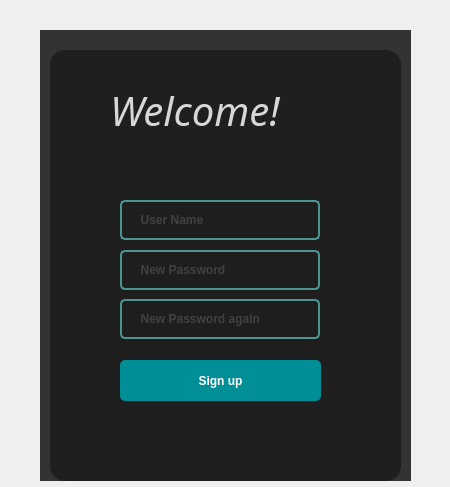
<?xml version="1.0" encoding="UTF-8"?>
<ui version="4.0">
 <class>Form</class>
 <widget class="QWidget" name="Form">
  <property name="geometry">
   <rect>
    <x>0</x>
    <y>0</y>
    <width>450</width>
    <height>487</height>
   </rect>
  </property>
  <property name="windowTitle">
   <string>Form</string>
  </property>
  <widget class="QLabel" name="label_2">
   <property name="geometry">
    <rect>
     <x>40</x>
     <y>30</y>
     <width>371</width>
     <height>451</height>
    </rect>
   </property>
   <property name="styleSheet">
    <string notr="true">background-color: rgb(51, 51, 51);</string>
   </property>
   <property name="text">
    <string/>
   </property>
  </widget>
  <widget class="QLabel" name="label_3">
   <property name="geometry">
    <rect>
     <x>50</x>
     <y>50</y>
     <width>351</width>
     <height>431</height>
    </rect>
   </property>
   <property name="styleSheet">
    <string notr="true">background-color:rgba(0, 0, 0, 100);
border-radius:15px;</string>
   </property>
   <property name="text">
    <string/>
   </property>
  </widget>
  <widget class="QLabel" name="label_5">
   <property name="geometry">
    <rect>
     <x>110</x>
     <y>80</y>
     <width>221</width>
     <height>61</height>
    </rect>
   </property>
   <property name="font">
    <font>
     <family>Segoe UI Semibold</family>
     <pointsize>30</pointsize>
     <weight>7</weight>
     <italic>true</italic>
     <bold>false</bold>
    </font>
   </property>
   <property name="styleSheet">
    <string notr="true">color:rgba(255, 255, 255, 210);
font: 63 italic 30pt &quot;Segoe UI Semibold&quot;;
</string>
   </property>
   <property name="text">
    <string>Welcome!</string>
   </property>
  </widget>
  <widget class="QLineEdit" name="lineEdit">
   <property name="geometry">
    <rect>
     <x>120</x>
     <y>200</y>
     <width>200</width>
     <height>40</height>
    </rect>
   </property>
   <property name="font">
    <font>
     <weight>75</weight>
     <bold>true</bold>
    </font>
   </property>
   <property name="styleSheet">
    <string notr="true">QLineEdit {
	border: 2px solid rgb(74, 148, 146);
	border-radius: 5px;
	padding: 10px;
	background-color: rgb(30, 30, 30);	
	color: rgb(100, 100, 100);
}
QLineEdit:hover {
	border: 2px solid rgb(153, 255, 240);

}
QLineEdit:focus {
	border: 2px solid rgb(255, 255, 0);

	color: rgb(250, 250, 250);
}</string>
   </property>
   <property name="placeholderText">
    <string>  User Name</string>
   </property>
  </widget>
  <widget class="QLineEdit" name="lineEdit_2">
   <property name="geometry">
    <rect>
     <x>120</x>
     <y>250</y>
     <width>200</width>
     <height>40</height>
    </rect>
   </property>
   <property name="font">
    <font>
     <weight>75</weight>
     <bold>true</bold>
    </font>
   </property>
   <property name="styleSheet">
    <string notr="true">QLineEdit {
	border: 2px solid rgb(74, 148, 146);
	border-radius: 5px;
	padding: 10px;
	background-color: rgb(30, 30, 30);	
	color: rgb(100, 100, 100);
}
QLineEdit:hover {
	border: 2px solid rgb(153, 255, 240);

}
QLineEdit:focus {
	border: 2px solid rgb(255, 255, 0);

	color: rgb(250, 250, 250);
}</string>
   </property>
   <property name="echoMode">
    <enum>QLineEdit::Password</enum>
   </property>
   <property name="placeholderText">
    <string>  New Password</string>
   </property>
  </widget>
  <widget class="QLineEdit" name="lineEdit_3">
   <property name="geometry">
    <rect>
     <x>120</x>
     <y>299</y>
     <width>200</width>
     <height>40</height>
    </rect>
   </property>
   <property name="font">
    <font>
     <weight>75</weight>
     <bold>true</bold>
    </font>
   </property>
   <property name="styleSheet">
    <string notr="true">QLineEdit {
	border: 2px solid rgb(74, 148, 146);
	border-radius: 5px;
	padding: 10px;
	background-color: rgb(30, 30, 30);	
	color: rgb(100, 100, 100);
}
QLineEdit:hover {
	border: 2px solid rgb(153, 255, 240);

}
QLineEdit:focus {
	border: 2px solid rgb(255, 255, 0);

	color: rgb(250, 250, 250);
}</string>
   </property>
   <property name="inputMask">
    <string/>
   </property>
   <property name="text">
    <string/>
   </property>
   <property name="echoMode">
    <enum>QLineEdit::Password</enum>
   </property>
   <property name="placeholderText">
    <string>  New Password again</string>
   </property>
  </widget>
  <widget class="QPushButton" name="pushButton_7">
   <property name="geometry">
    <rect>
     <x>120</x>
     <y>360</y>
     <width>201</width>
     <height>41</height>
    </rect>
   </property>
   <property name="font">
    <font>
     <weight>75</weight>
     <bold>true</bold>
    </font>
   </property>
   <property name="styleSheet">
    <string notr="true">QPushButton {
	border-radius: 5px;	
	color:rgb(255,255,255);
	background-color: rgb(51,51,51);
	background-color: rgb(0,143,150);
padding:9px

}
QPushButton:hover {
	
	background-color: rgb(0, 255, 255);
}
QPushButton:pressed {	
	border: 2px solid rgb(0,143,150);
	background-color: rgb(51,51,51);
}

QPushButton:disabled {	
	border-radius: 5px;	
	border: 2px solid rgb(112,112,112);
	background-color: rgb(112,112,112);
}</string>
   </property>
   <property name="text">
    <string>Sign up</string>
   </property>
  </widget>
 </widget>
 <resources/>
 <connections/>
</ui>
